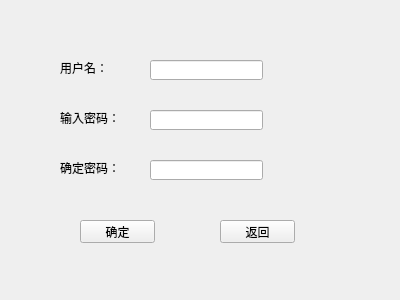
<?xml version="1.0" encoding="UTF-8"?>
<ui version="4.0">
 <class>CRegist</class>
 <widget class="QWidget" name="CRegist">
  <property name="geometry">
   <rect>
    <x>0</x>
    <y>0</y>
    <width>400</width>
    <height>300</height>
   </rect>
  </property>
  <property name="windowTitle">
   <string>Form</string>
  </property>
  <property name="styleSheet">
   <string notr="true">font: 87 10pt &quot;Arial Black&quot;;</string>
  </property>
  <widget class="QLabel" name="label">
   <property name="geometry">
    <rect>
     <x>60</x>
     <y>60</y>
     <width>54</width>
     <height>16</height>
    </rect>
   </property>
   <property name="text">
    <string>用户名：</string>
   </property>
  </widget>
  <widget class="QLineEdit" name="lineEdit">
   <property name="geometry">
    <rect>
     <x>150</x>
     <y>60</y>
     <width>113</width>
     <height>20</height>
    </rect>
   </property>
  </widget>
  <widget class="QLineEdit" name="lineEdit_2">
   <property name="geometry">
    <rect>
     <x>150</x>
     <y>110</y>
     <width>113</width>
     <height>20</height>
    </rect>
   </property>
  </widget>
  <widget class="QLabel" name="label_2">
   <property name="geometry">
    <rect>
     <x>60</x>
     <y>110</y>
     <width>71</width>
     <height>16</height>
    </rect>
   </property>
   <property name="text">
    <string>输入密码：</string>
   </property>
  </widget>
  <widget class="QLineEdit" name="lineEdit_3">
   <property name="geometry">
    <rect>
     <x>150</x>
     <y>160</y>
     <width>113</width>
     <height>20</height>
    </rect>
   </property>
  </widget>
  <widget class="QLabel" name="label_3">
   <property name="geometry">
    <rect>
     <x>60</x>
     <y>160</y>
     <width>81</width>
     <height>16</height>
    </rect>
   </property>
   <property name="text">
    <string>确定密码：</string>
   </property>
  </widget>
  <widget class="QPushButton" name="pushButton">
   <property name="geometry">
    <rect>
     <x>80</x>
     <y>220</y>
     <width>75</width>
     <height>23</height>
    </rect>
   </property>
   <property name="text">
    <string>确定</string>
   </property>
  </widget>
  <widget class="QPushButton" name="pushButton_2">
   <property name="geometry">
    <rect>
     <x>220</x>
     <y>220</y>
     <width>75</width>
     <height>23</height>
    </rect>
   </property>
   <property name="text">
    <string>返回</string>
   </property>
  </widget>
 </widget>
 <resources/>
 <connections/>
</ui>
